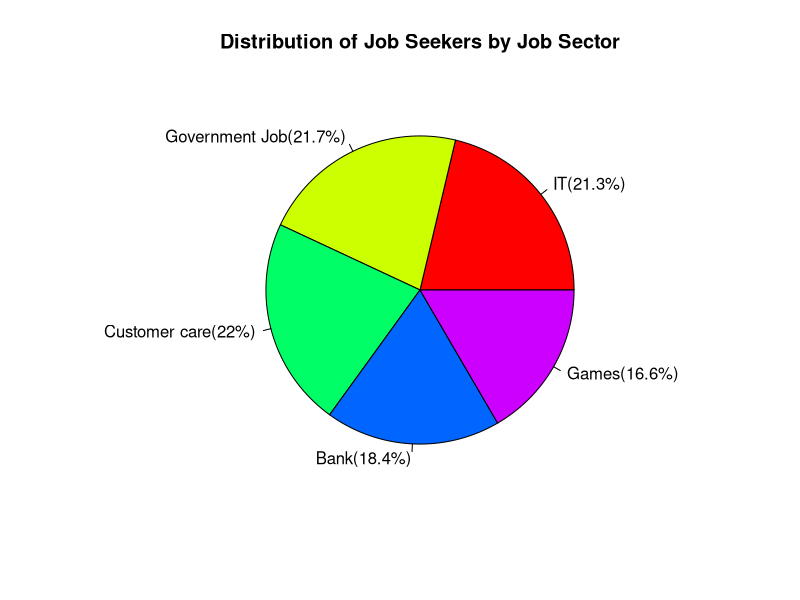
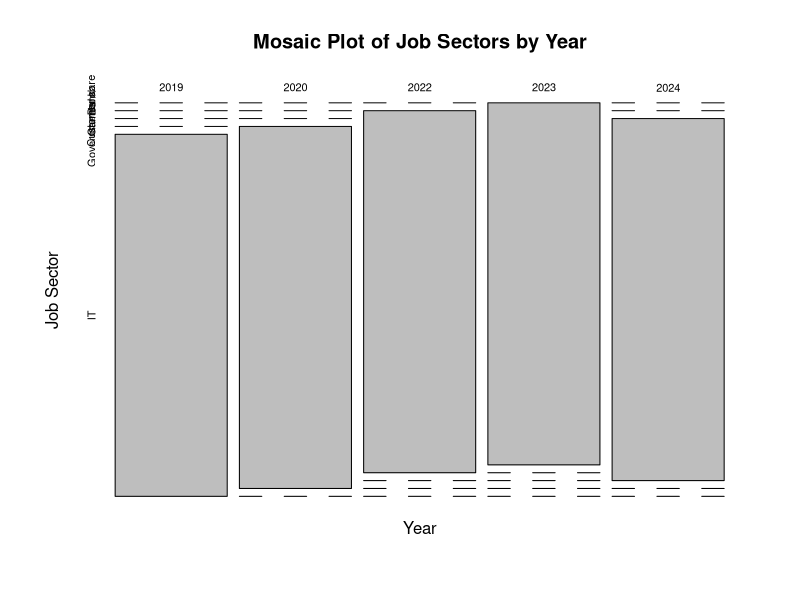

Reproduce these figures in R, in order. (Note: this script raises an error after producing the figures.)
# Most Common Jobs by State Dataset
jobs_data <- data.frame(
  Year = c(2019, 2020, 2022, 2023, 2024),
  Job_Sector = c("IT", "Government Job", "Customer care", "Bank", "Games"),
  Job_Seekers_Rate = c(95, 97, 98, 82, 74),
  Selection_Rate = c(25, 12, 45, 20, 35)
)

percentages <- round(jobs_data$Job_Seekers_Rate/sum(jobs_data$Job_Seekers_Rate)*100,1)
labels <- paste(jobs_data$Job_Sector, "(", percentages, "%)", sep = "")
# 1.Pie Chart
pie(jobs_data$Job_Seekers_Rate, labels = labels,
    main = "Distribution of Job Seekers by Job Sector",
    col = rainbow(length(jobs_data$Job_Seekers_Rate)))


# 2. Mosaic Plot
mosaicplot(table(jobs_data$Year, jobs_data$Job_Sector),
           main = "Mosaic Plot of Job Sectors by Year",
           xlab = "Year",
           ylab = "Job Sector")

# 3. Funnel Plot
ggplot(jobs_data, aes(x = Job_Sector, y = Selection_Rate)) +
  geom_col(fill = "skyblue") +
  coord_flip() +
  labs(title = "Selection Rate by Job Sector",
       x = "Job Sector",
       y = "Selection Rate")
